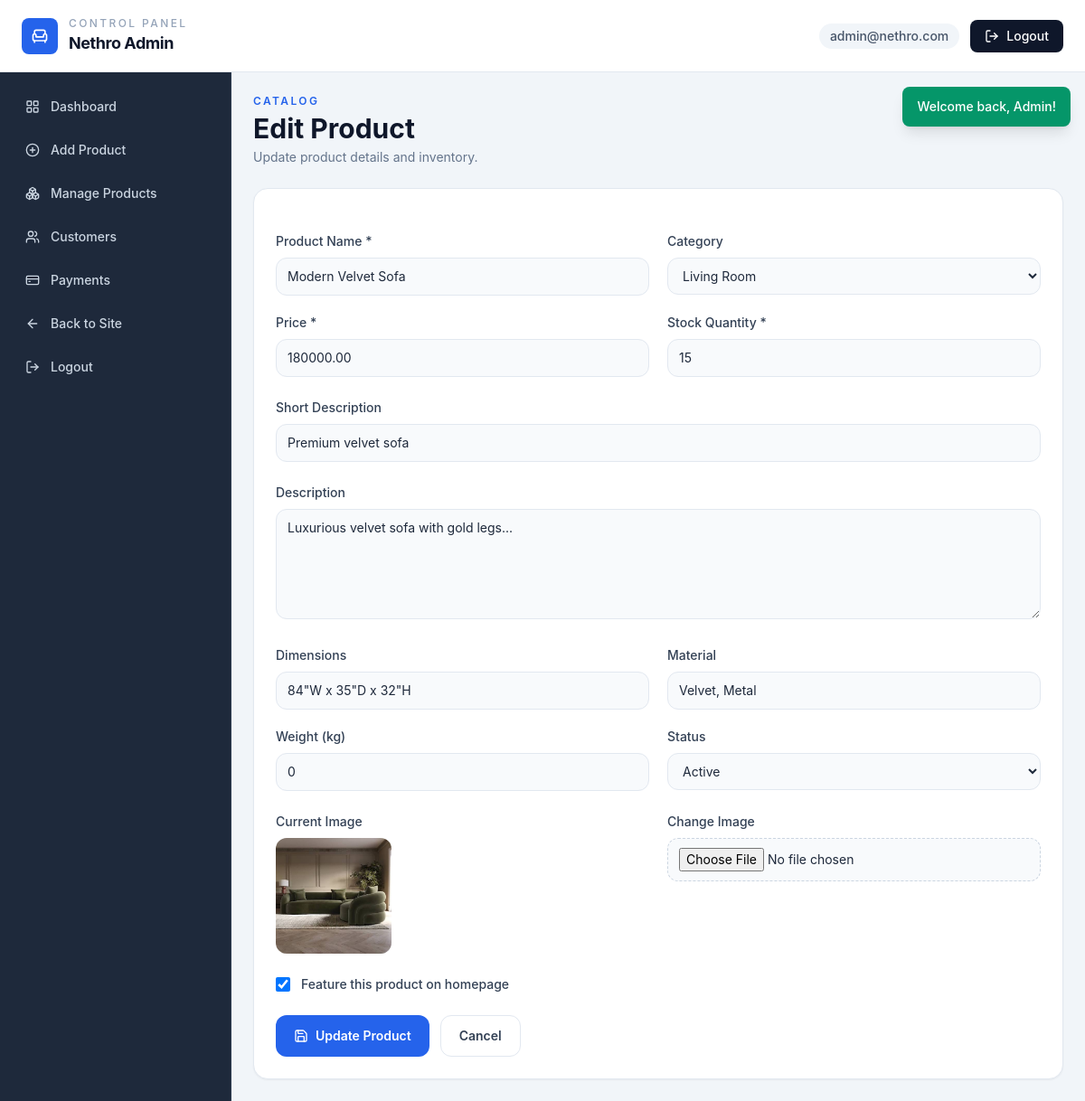
The app's page /admin/edit_product.php?id=1 (signed in) with its own data.
### tables this page shows
CREATE TABLE products (
    id INT AUTO_INCREMENT PRIMARY KEY,
    category_id INT,
    name VARCHAR(100) NOT NULL,
    slug VARCHAR(100) UNIQUE NOT NULL,
    description TEXT,
    short_description VARCHAR(255),
    price DECIMAL(10,2) NOT NULL,
    stock_quantity INT DEFAULT 0,
    image VARCHAR(255),
    gallery TEXT,
    dimensions VARCHAR(100),
    material VARCHAR(100),
    weight DECIMAL(8,2),
    featured BOOLEAN DEFAULT FALSE,
    status ENUM('active', 'inactive') DEFAULT 'active',
    created_at TIMESTAMP DEFAULT CURRENT_TIMESTAMP,
    updated_at TIMESTAMP DEFAULT CURRENT_TIMESTAMP ON UPDATE CURRENT_TIMESTAMP,
    FOREIGN KEY (category_id) REFERENCES categories(id) ON DELETE SET NULL
);

CREATE TABLE categories (
    id INT AUTO_INCREMENT PRIMARY KEY,
    name VARCHAR(50) NOT NULL,
    slug VARCHAR(50) UNIQUE NOT NULL,
    description TEXT,
    image VARCHAR(255),
    created_at TIMESTAMP DEFAULT CURRENT_TIMESTAMP
);

### includes/db.php (called while the page is built, shortened)
<?php
$conn = new mysqli(DB_HOST, DB_USER, DB_PASS, DB_NAME);
$conn->set_charset("utf8mb4");
function executeQuery($sql, $types = "", $params = []) {
    global $conn;
    $stmt = $conn->prepare($sql);
    if ($types && !empty($params)) {
        $stmt->bind_param($types, ...$params);
    }
    if (!$stmt->execute()) {
        trigger_error('DB execute failed: ' . $stmt->error, E_USER_WARNING);
    }
    return $stmt;
}
function fetchOne($sql, $types = "", $params = []) {
    $stmt = executeQuery($sql, $types, $params);
    $result = $stmt->get_result();
    return $result->fetch_assoc();
}
function fetchAll($sql, $types = "", $params = []) {
    $stmt = executeQuery($sql, $types, $params);
    $result = $stmt->get_result();
    return $result->fetch_all(MYSQLI_ASSOC);
}
?>

### admin/edit_product.php (the view, shortened to what this page needs)
<?php
require_once '../includes/db.php';
$id = intval($_GET['id'] ?? 0);
$product = fetchOne("SELECT * FROM products WHERE id = ?", "i", [$id]);
$categories = fetchAll("SELECT * FROM categories ORDER BY name");
require_once __DIR__ . '/includes/admin_header.php';
require_once __DIR__ . '/includes/admin_sidebar.php';
?>
<div class="ml-64 p-6 max-lg:ml-0">
    <div class="mb-6">
        <p class="text-xs font-semibold uppercase tracking-[0.2em] text-blue-600">Catalog</p>
        <h1 class="mt-1 text-3xl font-bold text-slate-900">Edit Product</h1>
        <p class="mt-1 text-sm text-slate-500">Update product details and inventory.</p>
    </div>
    <div class="rounded-2xl border border-slate-200 bg-white p-5 shadow-sm sm:p-6">
        <form method="POST" action="edit_product.php?id=<?php echo $id; ?>" enctype="multipart/form-data" class="space-y-6">
            <div class="grid gap-5 md:grid-cols-2">
                <div>
                    <label class="mb-2 block text-sm font-medium text-slate-700">Product Name *</label>
                    <input type="text" name="name" value="<?php echo htmlspecialchars($product['name']); ?>" required class="w-full rounded-xl border border-slate-200 bg-slate-50 px-3 py-2.5 text-sm focus:border-blue-500 focus:outline-none">
                </div>
                <div>
                    <label class="mb-2 block text-sm font-medium text-slate-700">Category</label>
                    <select name="category_id" class="w-full rounded-xl border border-slate-200 bg-slate-50 px-3 py-2.5 text-sm focus:border-blue-500 focus:outline-none">
                        <?php foreach ($categories as $cat): ?>
                            <option value="<?php echo (int)$cat['id']; ?>" <?php echo $product['category_id'] == $cat['id'] ? 'selected' : ''; ?>><?php echo htmlspecialchars($cat['name']); ?></option>
                        <?php endforeach; ?>
                    </select>
                </div>
                <div>
                    <label class="mb-2 block text-sm font-medium text-slate-700">Price *</label>
                    <input type="number" name="price" step="0.01" min="0" value="<?php echo htmlspecialchars($product['price']); ?>" required class="w-full rounded-xl border border-slate-200 bg-slate-50 px-3 py-2.5 text-sm focus:border-blue-500 focus:outline-none">
                </div>
                <div>
                    <label class="mb-2 block text-sm font-medium text-slate-700">Stock Quantity *</label>
                    <input type="number" name="stock_quantity" min="0" value="<?php echo (int)$product['stock_quantity']; ?>" required class="w-full rounded-xl border border-slate-200 bg-slate-50 px-3 py-2.5 text-sm focus:border-blue-500 focus:outline-none">
                </div>
            </div>
            <div>
                <label class="mb-2 block text-sm font-medium text-slate-700">Short Description</label>
                <input type="text" name="short_description" value="<?php echo htmlspecialchars($product['short_description'] ?? ''); ?>" class="w-full rounded-xl border border-slate-200 bg-slate-50 px-3 py-2.5 text-sm focus:border-blue-500 focus:outline-none">
            </div>
            <div>
                <label class="mb-2 block text-sm font-medium text-slate-700">Description</label>
                <textarea name="description" rows="5" class="w-full rounded-xl border border-slate-200 bg-slate-50 px-3 py-2.5 text-sm focus:border-blue-500 focus:outline-none"><?php echo htmlspecialchars($product['description'] ?? ''); ?></textarea>
            </div>
            <div class="grid gap-5 md:grid-cols-2">
                <div>
                    <label class="mb-2 block text-sm font-medium text-slate-700">Dimensions</label>
                    <input type="text" name="dimensions" value="<?php echo htmlspecialchars($product['dimensions'] ?? ''); ?>" class="w-full rounded-xl border border-slate-200 bg-slate-50 px-3 py-2.5 text-sm focus:border-blue-500 focus:outline-none">
                </div>
                <div>
                    <label class="mb-2 block text-sm font-medium text-slate-700">Material</label>
                    <input type="text" name="material" value="<?php echo htmlspecialchars($product['material'] ?? ''); ?>" class="w-full rounded-xl border border-slate-200 bg-slate-50 px-3 py-2.5 text-sm focus:border-blue-500 focus:outline-none">
                </div>
                <div>
                    <label class="mb-2 block text-sm font-medium text-slate-700">Weight (kg)</label>
                    <input type="number" name="weight" step="0.01" min="0" value="<?php echo htmlspecialchars($product['weight'] ?? 0); ?>" class="w-full rounded-xl border border-slate-200 bg-slate-50 px-3 py-2.5 text-sm focus:border-blue-500 focus:outline-none">
                </div>
                <div>
                    <label class="mb-2 block text-sm font-medium text-slate-700">Status</label>
                    <select name="status" class="w-full rounded-xl border border-slate-200 bg-slate-50 px-3 py-2.5 text-sm focus:border-blue-500 focus:outline-none">
                        <option value="active" <?php echo $product['status'] === 'active' ? 'selected' : ''; ?>>Active</option>
                    </select>
                </div>
            </div>
            <div class="grid gap-5 md:grid-cols-2">
                <div>
                    <label class="mb-2 block text-sm font-medium text-slate-700">Current Image</label>
                    <?php if ($product['image']): ?>
                        <img src="../images/products/<?php echo rawurlencode($product['image']); ?>" alt="Current product" class="h-32 w-32 rounded-xl object-cover">
                    <?php else: ?>
                        <p class="text-sm text-slate-500">No image uploaded</p>
                    <?php endif; ?>
                </div>
                <div>
                    <label class="mb-2 block text-sm font-medium text-slate-700">Change Image</label>
                    <input type="file" name="image" accept="image/*" class="w-full rounded-xl border border-dashed border-slate-300 bg-slate-50 px-3 py-2.5 text-sm">
                </div>
            </div>
            <label class="flex items-center gap-3 text-sm font-medium text-slate-700">
                <input type="checkbox" name="featured" value="1" <?php echo $product['featured'] ? 'checked' : ''; ?> class="h-4 w-4 rounded border-slate-300 text-blue-600">
                Feature this product on homepage
            </label>
            <div class="flex flex-col gap-3 sm:flex-row">
                <button type="submit" class="inline-flex w-full items-center justify-center gap-2 rounded-xl bg-blue-600 px-5 py-3 text-sm font-semibold text-white hover:bg-blue-700 sm:w-auto">
                    <i data-lucide="save" class="h-4 w-4"></i>
                    Update Product
                </button>
                <a href="manage_products.php" class="inline-flex w-full items-center justify-center rounded-xl border border-slate-200 px-5 py-3 text-sm font-semibold text-slate-700 hover:bg-slate-50 sm:w-auto">Cancel</a>
            </div>
        </form>
    </div>
</div>
</main>

### admin/assets/style.css (style rules this page uses)
:root { --navy: #1E293B; --navy-soft: #334155; --blue: #3B82F6; --blue-soft: #eff6ff; --success: #10b981; --warning: #f59e0b; --danger: #ef4444; --card: #ffffff; --bg: #f8fafc; --muted: #64748b; --border: #e2e8f0; }
html { scroll-behavior: smooth; }
body { background: var(--bg); font-family: 'Inter', 'Segoe UI', sans-serif; }

### records on screen
products: name "Modern Velvet Sofa", category_id "Living Room", price "180000.00", stock_quantity "15", short_description "Premium velvet sofa", description "Luxurious velvet sofa with gold legs...", dimensions "84\"W x 35\"D x 32\"H", material "Velvet, Metal", weight "0", status "Active", image (picture), featured "☑"

### other values on screen
$_SESSION['admin_email'] "admin@nethro.com"
$flash['message'] "Welcome back, Admin!"
$item['label'] "Dashboard"
$item['label'] "Add Product"
$item['label'] "Manage Products"
$item['label'] "Customers"
$item['label'] "Payments"
$item['label'] "Back to Site"
$item['label'] "Logout"
